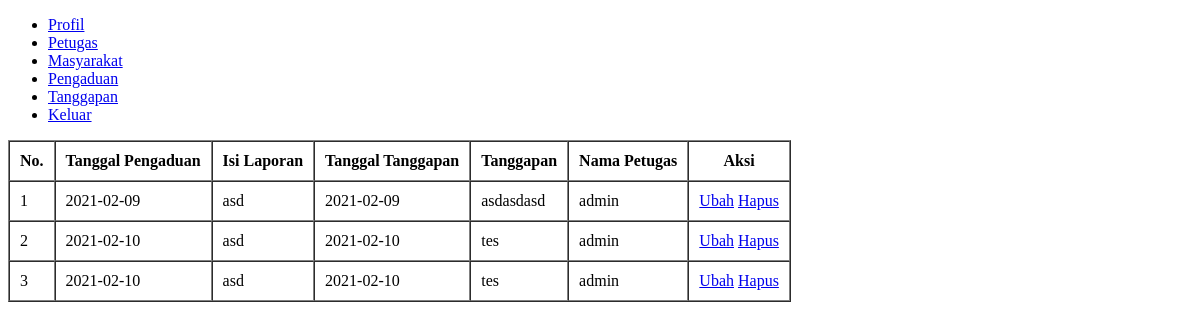
/petugas/show_tanggapan.php (signed in), run on an earlier commit of the app's database.
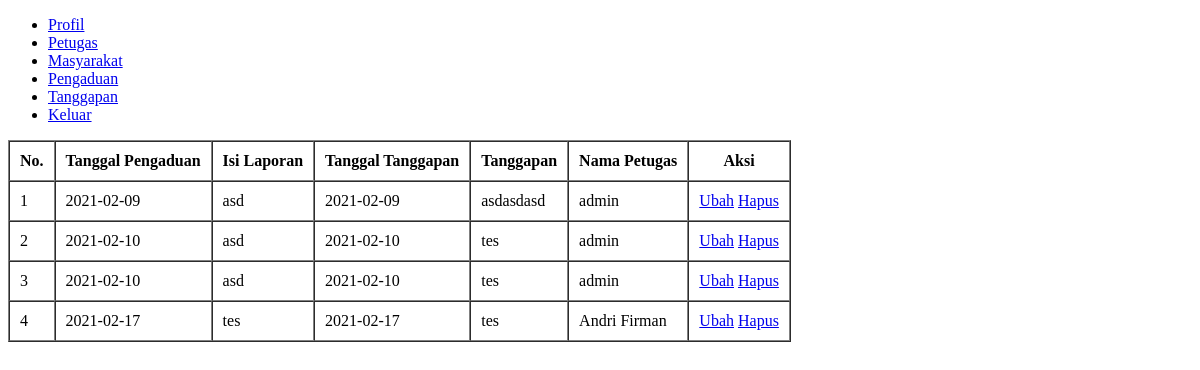
And on a later commit of the database.
### tables this page shows
CREATE TABLE `tanggapan` (
  `id_tanggapan` int(11) NOT NULL,
  `id_pengaduan` int(11) NOT NULL,
  `tgl_tanggapan` date NOT NULL,
  `tanggapan` text NOT NULL,
  `id_petugas` int(11) NOT NULL
);

CREATE TABLE `pengaduan` (
  `id_pengaduan` int(11) NOT NULL,
  `tgl_pengaduan` date NOT NULL,
  `nik` varchar(16) NOT NULL,
  `isi_laporan` text NOT NULL,
  `foto` varchar(255) NOT NULL,
  `status` enum('proses','selesai') NOT NULL,
  `id_kelurahan` int(11) NOT NULL
);

CREATE TABLE `petugas` (
  `id_petugas` int(11) NOT NULL,
  `nama_petugas` varchar(35) NOT NULL,
  `username` varchar(25) NOT NULL,
  `password` varchar(255) NOT NULL,
  `telp` varchar(13) NOT NULL,
  `level` enum('admin','petugas') NOT NULL
);

### petugas/show_tanggapan.php (the view, shortened to what this page needs)
<?php
	require '../koneksi.php';
	$tanggapan = mysqli_query($koneksi, "SELECT * FROM tanggapan INNER JOIN pengaduan ON tanggapan.id_pengaduan = pengaduan.id_pengaduan INNER JOIN petugas ON tanggapan.id_petugas = petugas.id_petugas ORDER BY pengaduan.tgl_pengaduan");
?>
<!DOCTYPE html>
<html lang="en">
<head>
</head>
<body>
	<?php include 'sidebar.php'; ?>
	<table border="1" cellpadding="10" cellspacing="0">
		<thead>
			<tr>
				<th>No.</th>
				<th>Tanggal Pengaduan</th>
				<th>Isi Laporan</th>
				<th>Tanggal Tanggapan</th>
				<th>Tanggapan</th>
				<th>Nama Petugas</th>
				<th>Aksi</th>
			</tr>
		</thead>
		<tbody>
			<?php $i = 1; ?>
			<?php foreach ($tanggapan as $dataTanggapan): ?>
				<tr>
					<td><?= $i++; ?></td>
					<td><?= $dataTanggapan['tgl_pengaduan']; ?></td>
					<td><?= $dataTanggapan['isi_laporan']; ?></td>
					<td><?= $dataTanggapan['tgl_tanggapan']; ?></td>
					<td><?= $dataTanggapan['tanggapan']; ?></td>
					<td><?= $dataTanggapan['nama_petugas']; ?></td>
					<td>
						<a href="update_tanggapan.php?id_tanggapan=<?= $dataTanggapan['id_tanggapan']; ?>">Ubah</a>
						<?php if ($_SESSION['level'] == 'admin'): ?>
							<a onclick="return confirm('Apakah anda yakin menghapus data tanggapan dengan tanggapan <?= $dataTanggapan['tanggapan']; ?>?')" href="delete_tanggapan.php?id_tanggapan=<?= $dataTanggapan['id_tanggapan'] ?>">Hapus</a>
						<?php endif ?>
					</td>
				</tr>
			<?php endforeach ?>
		</tbody>
	</table>
</body>
</html>

What changed in the data, as far as the page shows it:
added tanggapan: id_pengaduan.tgl_pengaduan "2021-02-17", id_pengaduan.isi_laporan "tes", tgl_tanggapan "2021-02-17", tanggapan "tes", id_petugas.nama_petugas "Andri Firman"
